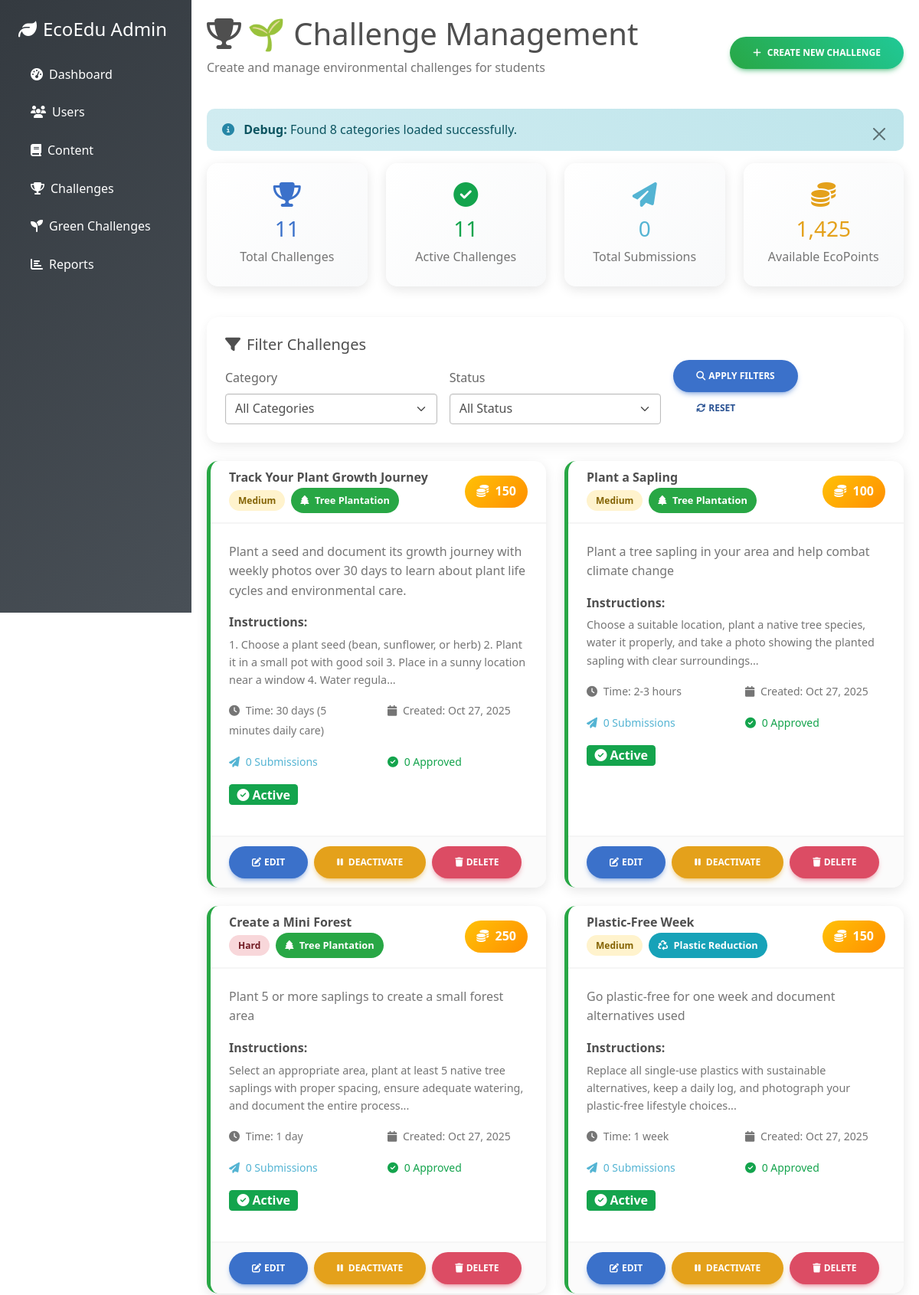
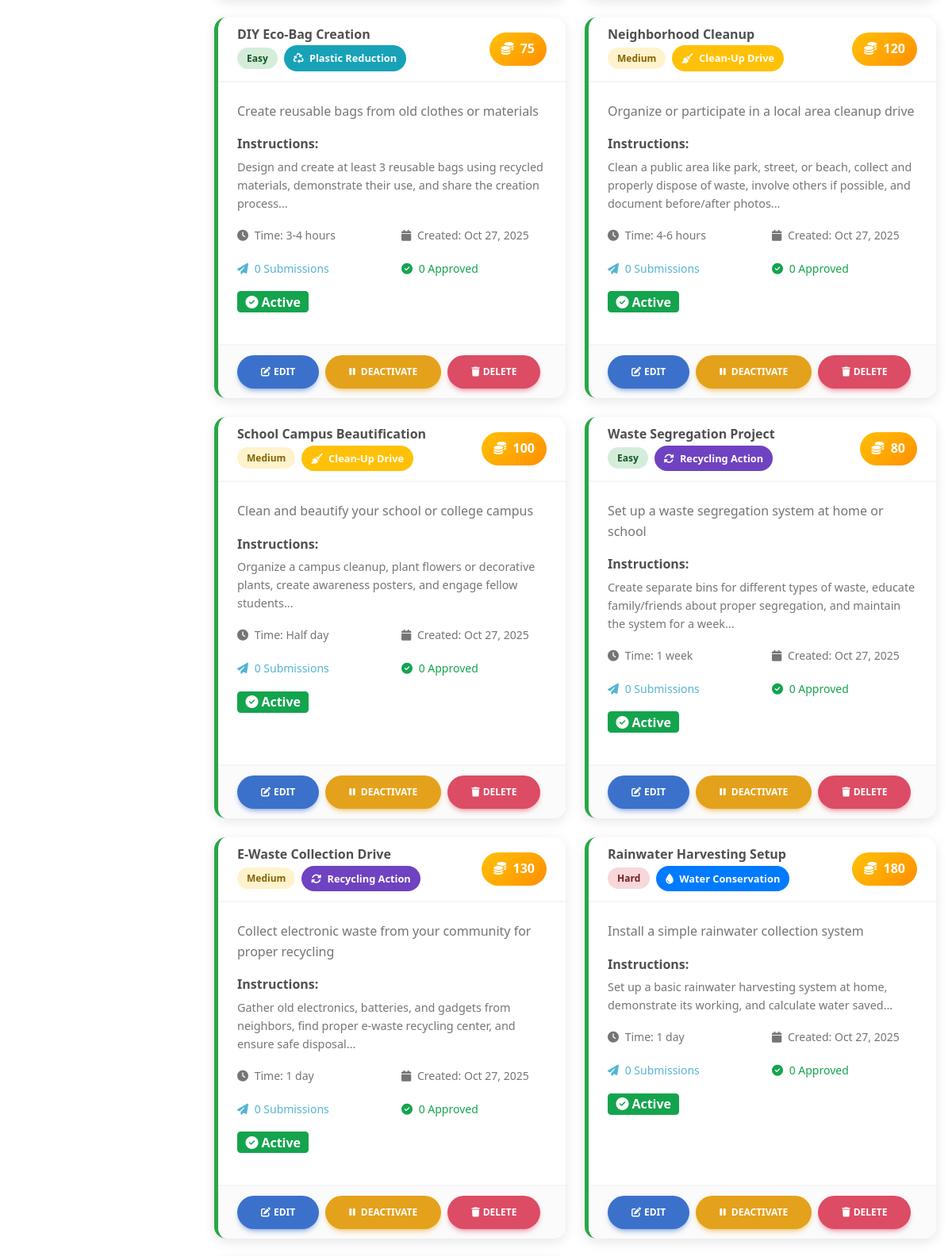
The app's page /admin/challenges.php (signed in, upper part) with its own data (2 pictures, top to bottom).
### tables this page shows
CREATE TABLE IF NOT EXISTS eco_challenges (
    id INT PRIMARY KEY AUTO_INCREMENT,
    category_id INT,
    title VARCHAR(200) NOT NULL,
    description TEXT NOT NULL,
    instructions TEXT,
    ecopoints_reward INT DEFAULT 50,
    difficulty_level ENUM('easy', 'medium', 'hard') DEFAULT 'medium',
    estimated_time VARCHAR(50),
    is_active BOOLEAN DEFAULT TRUE,
    created_at TIMESTAMP DEFAULT CURRENT_TIMESTAMP,
    updated_at TIMESTAMP DEFAULT CURRENT_TIMESTAMP ON UPDATE CURRENT_TIMESTAMP,
    FOREIGN KEY (category_id) REFERENCES challenge_categories(id) ON DELETE SET NULL
);

CREATE TABLE IF NOT EXISTS challenge_categories (
    id INT PRIMARY KEY AUTO_INCREMENT,
    name VARCHAR(100) NOT NULL,
    description TEXT,
    icon VARCHAR(50) DEFAULT 'fas fa-leaf',
    color VARCHAR(20) DEFAULT '#28a745',
    created_at TIMESTAMP DEFAULT CURRENT_TIMESTAMP
);

### admin/challenges.php (the view, shortened to what the rows shown need)
<?php
require_once '../config/database.php';
try {
    $where_conditions = [];
    $params = [];
    $where_clause = !empty($where_conditions) ? "WHERE " . implode(" AND ", $where_conditions) : "";
    $query = "SELECT ec.*, cc.name as category_name, cc.icon as category_icon, cc.color as category_color,
                     COUNT(cs.id) as submission_count,
                     COUNT(CASE WHEN cs.status = 'approved' THEN 1 END) as approved_count
              FROM eco_challenges ec
              LEFT JOIN challenge_categories cc ON ec.category_id = cc.id
              LEFT JOIN challenge_submissions cs ON ec.id = cs.challenge_id
              $where_clause
              GROUP BY ec.id
              ORDER BY ec.created_at DESC";
    $stmt = $pdo->prepare($query);
    $stmt->execute($params);
    $challenges = $stmt->fetchAll();
} catch (Exception $e) {
    $challenges = [];
}
try {
    $stats = [];
    $stmt = $pdo->query("SELECT COUNT(*) as total FROM eco_challenges");
    $stats['total_challenges'] = $stmt->fetch()['total'];
    $stmt = $pdo->query("SELECT COUNT(*) as active FROM eco_challenges WHERE is_active = 1");
    $stats['active_challenges'] = $stmt->fetch()['active'];
    $stmt = $pdo->query("SELECT COUNT(*) as submissions FROM challenge_submissions");
    $stats['total_submissions'] = $stmt->fetch()['submissions'];
    $stmt = $pdo->query("SELECT SUM(ecopoints_reward) as total_points FROM eco_challenges WHERE is_active = 1");
    $stats['total_ecopoints'] = $stmt->fetch()['total_points'] ?: 0;
} catch (Exception $e) {
    $stats = ['total_challenges' => 0, 'active_challenges' => 0, 'total_submissions' => 0, 'total_ecopoints' => 0];
}
?>
<!DOCTYPE html>
<html lang="en">
<head>
    <link href="https://cdnjs.cloudflare.com/ajax/libs/mdb-ui-kit/6.4.2/mdb.min.css" rel="stylesheet">
    <link href="https://cdnjs.cloudflare.com/ajax/libs/font-awesome/6.4.0/css/all.min.css" rel="stylesheet">
    <link href="../assets/css/style.css" rel="stylesheet">
</head>
<body data-theme="light">
    <div class="admin-content">
        <div class="d-flex justify-content-between align-items-center mb-4">
            <div>
                <h1><i class="fas fa-trophy me-2"></i>🌱 Challenge Management</h1>
            </div>
        </div>
        <div class="row mb-4">
            <div class="col-md-3 col-sm-6 mb-3">
                <div class="stat-card">
                    <div class="text-primary mb-2">
                        <i class="fas fa-trophy fa-2x"></i>
                    </div>
                    <h3 class="text-primary"><?php echo $stats['total_challenges']; ?></h3>
                    <p class="text-muted mb-0">Total Challenges</p>
                </div>
            </div>
            <div class="col-md-3 col-sm-6 mb-3">
                <div class="stat-card">
                    <div class="text-success mb-2">
                        <i class="fas fa-check-circle fa-2x"></i>
                    </div>
                    <h3 class="text-success"><?php echo $stats['active_challenges']; ?></h3>
                    <p class="text-muted mb-0">Active Challenges</p>
                </div>
            </div>
        </div>
        <div class="row">
            <?php if (empty($challenges)): ?>
            <div class="col-12">
                <div class="card text-center py-5">
                    <div class="card-body">
                        <i class="fas fa-trophy fa-4x text-muted mb-4"></i>
                        <h3 class="text-muted">No Challenges Found</h3>
                        <p class="text-muted">Create your first environmental challenge to get started!</p>
                        <button class="btn btn-success" data-mdb-toggle="modal" data-mdb-target="#addChallengeModal">
                            <i class="fas fa-plus me-2"></i>Create Challenge
                        </button>
                    </div>
                </div>
            </div>
            <?php else: ?>
            <?php foreach ($challenges as $challenge): ?>
            <div class="col-lg-6 col-12 mb-4">
                <div class="card challenge-card <?php echo $challenge['is_active'] ? 'active' : 'inactive'; ?> h-100">
                    <div class="card-header d-flex justify-content-between align-items-center">
                        <div>
                            <h6 class="mb-1 fw-bold"><?php echo htmlspecialchars($challenge['title']); ?></h6>
                            <div class="d-flex gap-2 align-items-center">
                                <span class="difficulty-badge difficulty-<?php echo $challenge['difficulty_level']; ?>">
                                    <?php echo ucfirst($challenge['difficulty_level']); ?>
                                </span>
                                <?php if ($challenge['category_name']): ?>
                                <span class="category-badge" style="background-color: <?php echo $challenge['category_color']; ?>; color: white;">
                                    <i class="<?php echo $challenge['category_icon']; ?> me-1"></i>
                                    <?php echo htmlspecialchars($challenge['category_name']); ?>
                                </span>
                                <?php endif; ?>
                            </div>
                        </div>
                        <div class="text-end">
                            <div class="ecopoints-display">
                                <i class="fas fa-coins me-1"></i>
                                <?php echo $challenge['ecopoints_reward']; ?>
                            </div>
                        </div>
                    </div>
                    <div class="card-body">
                        <p class="text-muted mb-3"><?php echo htmlspecialchars($challenge['description']); ?></p>
                        <?php if ($challenge['instructions']): ?>
                        <div class="mb-3">
                            <strong>Instructions:</strong>
                            <p class="text-muted mt-1" style="font-size: 0.9rem;">
                                <?php echo substr(htmlspecialchars($challenge['instructions']), 0, 150) . '...'; ?>
                            </p>
                        </div>
                        <?php endif; ?>
                        <div class="row mb-3">
                            <div class="col-6">
                                <small class="text-muted">
                                    <i class="fas fa-clock me-1"></i>
                                    Time: <?php echo htmlspecialchars($challenge['estimated_time']); ?>
                                </small>
                            </div>
                            <div class="col-6">
                                <small class="text-muted">
                                    <i class="fas fa-calendar me-1"></i>
                                    Created: <?php echo date('M j, Y', strtotime($challenge['created_at'])); ?>
                                </small>
                            </div>
                        </div>
                        <div class="row mb-3">
                            <div class="col-6">
                                <small class="text-info">
                                    <i class="fas fa-paper-plane me-1"></i>
                                    <?php echo $challenge['submission_count']; ?> Submissions
                                </small>
                            </div>
                            <div class="col-6">
                                <small class="text-success">
                                    <i class="fas fa-check-circle me-1"></i>
                                    <?php echo $challenge['approved_count']; ?> Approved
                                </small>
                            </div>
                        </div>
                        <div class="mb-3">
                            <?php if ($challenge['is_active']): ?>
                            <span class="badge bg-success fs-6">
                                <i class="fas fa-check-circle me-1"></i>Active
                            </span>
                            <?php else: ?>
                            <span class="badge bg-danger fs-6">
                                <i class="fas fa-times-circle me-1"></i>Inactive
                            </span>
                            <?php endif; ?>
                        </div>
                    </div>
                    <div class="card-footer bg-light">
                        <div class="d-flex gap-2">
                            <button class="btn btn-primary btn-sm" onclick="editChallenge(<?php echo htmlspecialchars(json_encode($challenge)); ?>)">
                                <i class="fas fa-edit me-1"></i>Edit
                            </button>
                            <form method="POST" class="d-inline">
                                <button type="submit" class="btn btn-<?php echo $challenge['is_active'] ? 'warning' : 'success'; ?> btn-sm">
                                    <i class="fas fa-<?php echo $challenge['is_active'] ? 'pause' : 'play'; ?> me-1"></i>
                                    <?php echo $challenge['is_active'] ? 'Deactivate' : 'Activate'; ?>
                                </button>
                            </form>
                            <button class="btn btn-danger btn-sm" onclick="deleteChallenge(<?php echo $challenge['id']; ?>, '<?php echo htmlspecialchars($challenge['title']); ?>')">
                                <i class="fas fa-trash me-1"></i>Delete
                            </button>
                        </div>
                    </div>
                </div>
            </div>
            <?php endforeach; ?>
            <?php endif; ?>
        </div>
    </div>
</body>
</html>

### records on screen
eco_challenges: id "11"
eco_challenges: title "Track Your Plant Growth Journey", difficulty_level "Medium", category.name "Tree Plantation", ecopoints_reward "150", description "Plant a seed and document its growth journey with weekly photos over 30 days to learn about plant life cycles and environmental care.", instructions "1. Choose a plant seed (bean, sunflower, or herb) 2. Plant it in a small pot with good soil 3. Place in a sunny location near a window 4. Water regula", estimated_time "30 days (5 minutes daily care)", created_at "Oct 27, 2025", submission_count "0", approved_count "0", is_active 1 (drawn)
eco_challenges: title "Plant a Sapling", difficulty_level "Medium", category.name "Tree Plantation", ecopoints_reward "100", description "Plant a tree sapling in your area and help combat climate change", instructions "Choose a suitable location, plant a native tree species, water it properly, and take a photo showing the planted sapling with clear surroundings", estimated_time "2-3 hours", created_at "Oct 27, 2025", submission_count "0", approved_count "0", is_active 1 (drawn)
eco_challenges: title "Create a Mini Forest", difficulty_level "Hard", category.name "Tree Plantation", ecopoints_reward "250", description "Plant 5 or more saplings to create a small forest area", instructions "Select an appropriate area, plant at least 5 native tree saplings with proper spacing, ensure adequate watering, and document the entire process", estimated_time "1 day", created_at "Oct 27, 2025", submission_count "0", approved_count "0", is_active 1 (drawn)
eco_challenges: title "Plastic-Free Week", difficulty_level "Medium", category.name "Plastic Reduction", ecopoints_reward "150", description "Go plastic-free for one week and document alternatives used", instructions "Replace all single-use plastics with sustainable alternatives, keep a daily log, and photograph your plastic-free lifestyle choices", estimated_time "1 week", created_at "Oct 27, 2025", submission_count "0", approved_count "0", is_active 1 (drawn)
eco_challenges: title "DIY Eco-Bag Creation", difficulty_level "Easy", category.name "Plastic Reduction", ecopoints_reward "75", description "Create reusable bags from old clothes or materials", instructions "Design and create at least 3 reusable bags using recycled materials, demonstrate their use, and share the creation process", estimated_time "3-4 hours", created_at "Oct 27, 2025", submission_count "0", approved_count "0", is_active 1 (drawn)
eco_challenges: title "Neighborhood Cleanup", difficulty_level "Medium", category.name "Clean-Up Drive", ecopoints_reward "120", description "Organize or participate in a local area cleanup drive", instructions "Clean a public area like park, street, or beach, collect and properly dispose of waste, involve others if possible, and document before/after photos", estimated_time "4-6 hours", created_at "Oct 27, 2025", submission_count "0", approved_count "0", is_active 1 (drawn)
eco_challenges: title "School Campus Beautification", difficulty_level "Medium", category.name "Clean-Up Drive", ecopoints_reward "100", description "Clean and beautify your school or college campus", instructions "Organize a campus cleanup, plant flowers or decorative plants, create awareness posters, and engage fellow students", estimated_time "Half day", created_at "Oct 27, 2025", submission_count "0", approved_count "0", is_active 1 (drawn)
eco_challenges: title "Waste Segregation Project", difficulty_level "Easy", category.name "Recycling Action", ecopoints_reward "80", description "Set up a waste segregation system at home or school", instructions "Create separate bins for different types of waste, educate family/friends about proper segregation, and maintain the system for a week", estimated_time "1 week", created_at "Oct 27, 2025", submission_count "0", approved_count "0", is_active 1 (drawn)
eco_challenges: title "E-Waste Collection Drive", difficulty_level "Medium", category.name "Recycling Action", ecopoints_reward "130", description "Collect electronic waste from your community for proper recycling", instructions "Gather old electronics, batteries, and gadgets from neighbors, find proper e-waste recycling center, and ensure safe disposal", estimated_time "1 day", created_at "Oct 27, 2025", submission_count "0", approved_count "0", is_active 1 (drawn)
eco_challenges: title "Rainwater Harvesting Setup", difficulty_level "Hard", category.name "Water Conservation", ecopoints_reward "180", description "Install a simple rainwater collection system", instructions "Set up a basic rainwater harvesting system at home, demonstrate its working, and calculate water saved", estimated_time "1 day", created_at "Oct 27, 2025", submission_count "0", approved_count "0", is_active 1 (drawn)

### other values on screen
count($categories) "8"
$stats['total_submissions'] "0"
$stats['total_ecopoints'] "1,425"
